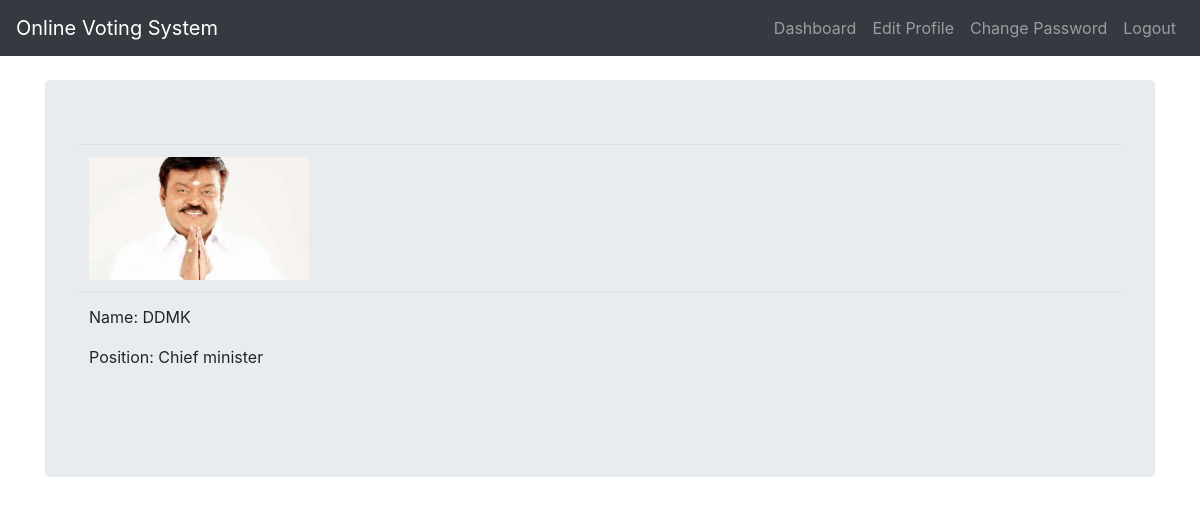
Page /candidate/detail/13/ (signed in) on the committed database.
### poll/models.py (models this page shows, shortened)
class Candidate(models.Model):
    name = models.CharField(max_length=50)
    total_vote = models.IntegerField(default=0, editable=False)
    position = models.ForeignKey(Position, on_delete=models.CASCADE)
    image = models.ImageField(verbose_name="Candidate Pic", upload_to='images/')

class Position(models.Model):
    title = models.CharField(max_length=50, unique=True)
    def __str__(self):
        return self.title

### poll/views.py (the view)
# urls.py: path('candidate/detail/<int:id>/', views.candidateDetailView, name='detail'),
@login_required
def candidateDetailView(request, id):
    obj = get_object_or_404(Candidate, pk=id)
    return render(request, "poll/candidate_detail.html", {'obj':obj})

### poll/templates/poll/candidate_detail.html (shortened to what this page needs)
{% extends "poll/base.html" %}
{% block content %}
<div class="jumbotron">
  <table class="table">
    <tr>
      <td><img src="{{ obj.image.url }}" width="220" height="280" class="img-fluid"></td>
    </tr>
    <tr>
      <td>
        <p>Name: {{ obj.name }}</p>
        <p>Position: {{ obj.position }}</p>
      </td>
    </tr>
  </table>
</div>
{% endblock %}

### rows in the picture
Candidate: image (picture), name "DDMK", position "Chief minister"
